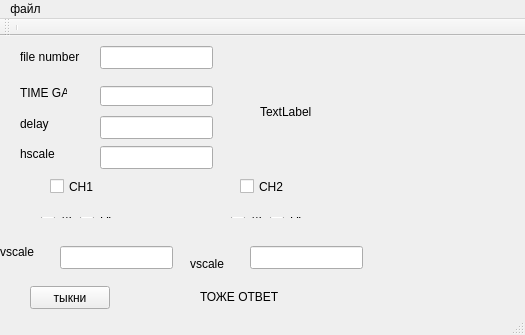
<?xml version="1.0" encoding="UTF-8"?>
<ui version="4.0">
 <class>MainWindow</class>
 <widget class="QMainWindow" name="MainWindow">
  <property name="geometry">
   <rect>
    <x>0</x>
    <y>0</y>
    <width>525</width>
    <height>335</height>
   </rect>
  </property>
  <property name="windowTitle">
   <string>MainWindow</string>
  </property>
  <widget class="QWidget" name="centralWidget">
   <widget class="QLineEdit" name="Efile">
    <property name="geometry">
     <rect>
      <x>100</x>
      <y>10</y>
      <width>113</width>
      <height>23</height>
     </rect>
    </property>
   </widget>
   <widget class="QLineEdit" name="Edelay">
    <property name="geometry">
     <rect>
      <x>100</x>
      <y>80</y>
      <width>113</width>
      <height>23</height>
     </rect>
    </property>
   </widget>
   <widget class="QLineEdit" name="Ehscale">
    <property name="geometry">
     <rect>
      <x>100</x>
      <y>110</y>
      <width>113</width>
      <height>23</height>
     </rect>
    </property>
   </widget>
   <widget class="QCheckBox" name="checkBox">
    <property name="geometry">
     <rect>
      <x>50</x>
      <y>140</y>
      <width>85</width>
      <height>21</height>
     </rect>
    </property>
    <property name="text">
     <string>CH1</string>
    </property>
   </widget>
   <widget class="QCheckBox" name="checkBox_2">
    <property name="geometry">
     <rect>
      <x>240</x>
      <y>140</y>
      <width>85</width>
      <height>21</height>
     </rect>
    </property>
    <property name="text">
     <string>CH2</string>
    </property>
   </widget>
   <widget class="QLineEdit" name="Evs1">
    <property name="geometry">
     <rect>
      <x>60</x>
      <y>210</y>
      <width>113</width>
      <height>23</height>
     </rect>
    </property>
   </widget>
   <widget class="QLineEdit" name="Evs2">
    <property name="geometry">
     <rect>
      <x>250</x>
      <y>210</y>
      <width>113</width>
      <height>23</height>
     </rect>
    </property>
   </widget>
   <widget class="QLabel" name="label">
    <property name="geometry">
     <rect>
      <x>20</x>
      <y>10</y>
      <width>71</width>
      <height>21</height>
     </rect>
    </property>
    <property name="text">
     <string>file number</string>
    </property>
   </widget>
   <widget class="QLabel" name="label_3">
    <property name="geometry">
     <rect>
      <x>20</x>
      <y>80</y>
      <width>59</width>
      <height>15</height>
     </rect>
    </property>
    <property name="text">
     <string>delay</string>
    </property>
   </widget>
   <widget class="QLabel" name="label_4">
    <property name="geometry">
     <rect>
      <x>20</x>
      <y>110</y>
      <width>59</width>
      <height>15</height>
     </rect>
    </property>
    <property name="text">
     <string>hscale</string>
    </property>
   </widget>
   <widget class="QLabel" name="label_5">
    <property name="geometry">
     <rect>
      <x>0</x>
      <y>200</y>
      <width>59</width>
      <height>31</height>
     </rect>
    </property>
    <property name="text">
     <string>vscale</string>
    </property>
   </widget>
   <widget class="QLabel" name="result">
    <property name="geometry">
     <rect>
      <x>200</x>
      <y>240</y>
      <width>141</width>
      <height>41</height>
     </rect>
    </property>
    <property name="text">
     <string>ТОЖЕ ОТВЕТ</string>
    </property>
   </widget>
   <widget class="QPushButton" name="pushButton">
    <property name="geometry">
     <rect>
      <x>30</x>
      <y>250</y>
      <width>80</width>
      <height>23</height>
     </rect>
    </property>
    <property name="text">
     <string>тыкни</string>
    </property>
   </widget>
   <widget class="QLabel" name="label_8">
    <property name="geometry">
     <rect>
      <x>190</x>
      <y>220</y>
      <width>59</width>
      <height>15</height>
     </rect>
    </property>
    <property name="text">
     <string>vscale</string>
    </property>
   </widget>
   <widget class="QWidget" name="layoutWidget">
    <property name="geometry">
     <rect>
      <x>30</x>
      <y>170</y>
      <width>93</width>
      <height>23</height>
     </rect>
    </property>
    <layout class="QHBoxLayout" name="horizontalLayout">
     <item>
      <widget class="QRadioButton" name="AC1">
       <property name="text">
        <string>AC</string>
       </property>
      </widget>
     </item>
     <item>
      <widget class="QRadioButton" name="DC1">
       <property name="text">
        <string>DC</string>
       </property>
      </widget>
     </item>
    </layout>
   </widget>
   <widget class="QWidget" name="layoutWidget">
    <property name="geometry">
     <rect>
      <x>220</x>
      <y>170</y>
      <width>93</width>
      <height>23</height>
     </rect>
    </property>
    <layout class="QHBoxLayout" name="horizontalLayout_2">
     <item>
      <widget class="QRadioButton" name="AC2">
       <property name="text">
        <string>AC</string>
       </property>
      </widget>
     </item>
     <item>
      <widget class="QRadioButton" name="DC2">
       <property name="text">
        <string>DC</string>
       </property>
      </widget>
     </item>
    </layout>
   </widget>
   <widget class="QLabel" name="label_6">
    <property name="geometry">
     <rect>
      <x>260</x>
      <y>50</y>
      <width>401</width>
      <height>51</height>
     </rect>
    </property>
    <property name="text">
     <string>TextLabel</string>
    </property>
   </widget>
   <widget class="QLabel" name="label_2">
    <property name="geometry">
     <rect>
      <x>20</x>
      <y>50</y>
      <width>47</width>
      <height>13</height>
     </rect>
    </property>
    <property name="text">
     <string>TIME GAP</string>
    </property>
   </widget>
   <widget class="QLineEdit" name="Egap">
    <property name="geometry">
     <rect>
      <x>100</x>
      <y>50</y>
      <width>113</width>
      <height>20</height>
     </rect>
    </property>
   </widget>
  </widget>
  <widget class="QMenuBar" name="menuBar">
   <property name="geometry">
    <rect>
     <x>0</x>
     <y>0</y>
     <width>525</width>
     <height>21</height>
    </rect>
   </property>
   <widget class="QMenu" name="menu">
    <property name="title">
     <string>файл</string>
    </property>
    <addaction name="separator"/>
    <addaction name="separator"/>
    <addaction name="choise"/>
    <addaction name="actionenter"/>
   </widget>
   <addaction name="menu"/>
  </widget>
  <widget class="QToolBar" name="mainToolBar">
   <attribute name="toolBarArea">
    <enum>TopToolBarArea</enum>
   </attribute>
   <attribute name="toolBarBreak">
    <bool>false</bool>
   </attribute>
   <addaction name="separator"/>
  </widget>
  <widget class="QStatusBar" name="statusBar"/>
  <action name="choise">
   <property name="text">
    <string>choise</string>
   </property>
  </action>
  <action name="actionenter">
   <property name="text">
    <string>enter</string>
   </property>
  </action>
 </widget>
 <layoutdefault spacing="6" margin="11"/>
 <resources/>
 <connections/>
</ui>
